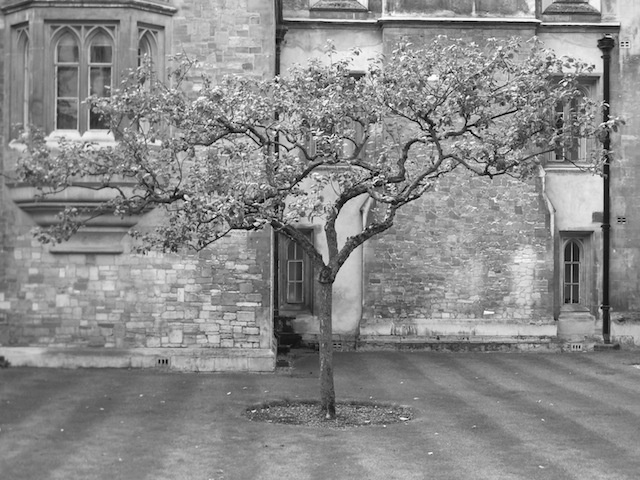
//> input picture week06/prog03/apple_grayscale.jpg, 640 x 480 px
$ ./main   (built with g++ and OpenCV 4)
//> lines starting //> are read from the running program, lines starting //| are printed output that depends on the picture
#include <iostream>
#include <opencv2/opencv.hpp>

#define FILE_NAME "./apple_grayscale.jpg"

int main(int argc, const char* argv[]) {
  cv::Mat src_img = cv::imread(FILE_NAME, 0);
//> src_img is the input picture: 480 rows x 640 cols, CV_8UC1; min 0, max 255, mean 137.8

  // 読み込み失敗の場合
  if (src_img.empty()) {
    fprintf(stderr, "読み込み失敗\n");
    return (-1);
  }

  cv::Mat tmp_img;
  cv::Mat dst_img = cv::Mat(src_img.size(), CV_32F);

  // ソーベルフィルター
  cv::Sobel(src_img, tmp_img, CV_32F, 0, 1);
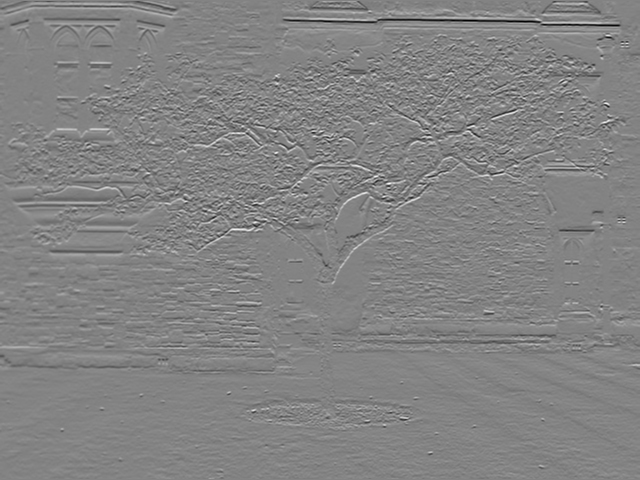
//> tmp_img: 480 rows x 640 cols, CV_32FC1; min -998, max 940, mean 0.1; drawn with min black and max white

  // 絶対値変換
  cv::convertScaleAbs(tmp_img, dst_img);
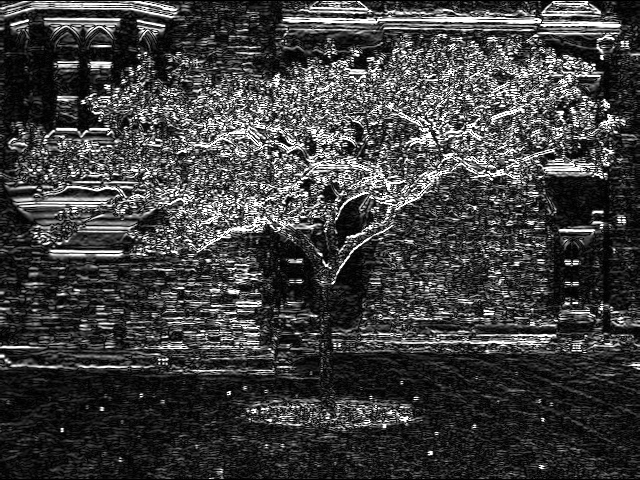
//> dst_img: 480 rows x 640 cols, CV_8UC1; min 0, max 255, mean 63.5

  cv::imshow("output", dst_img);
  cv::imwrite("output.jpg", dst_img);
  cv::waitKey(0);

  return 0;
}
